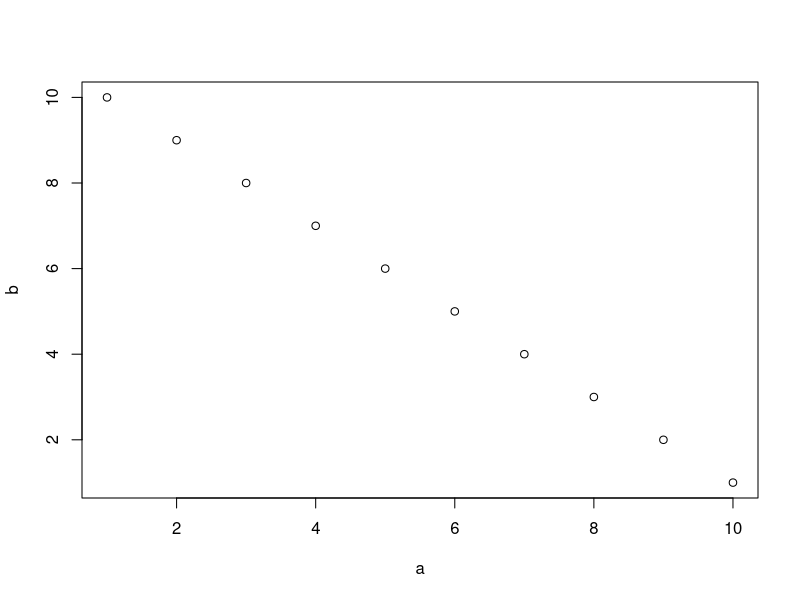

Here is the R script that generated this plot:
## ---- chunk 1
#| label: fig-1
#| fig-cap: "Grafica de ejemplo que está bien melasa, sioq"
a <- c(1:10)
b <- c(10:1)
plot(a,b)
